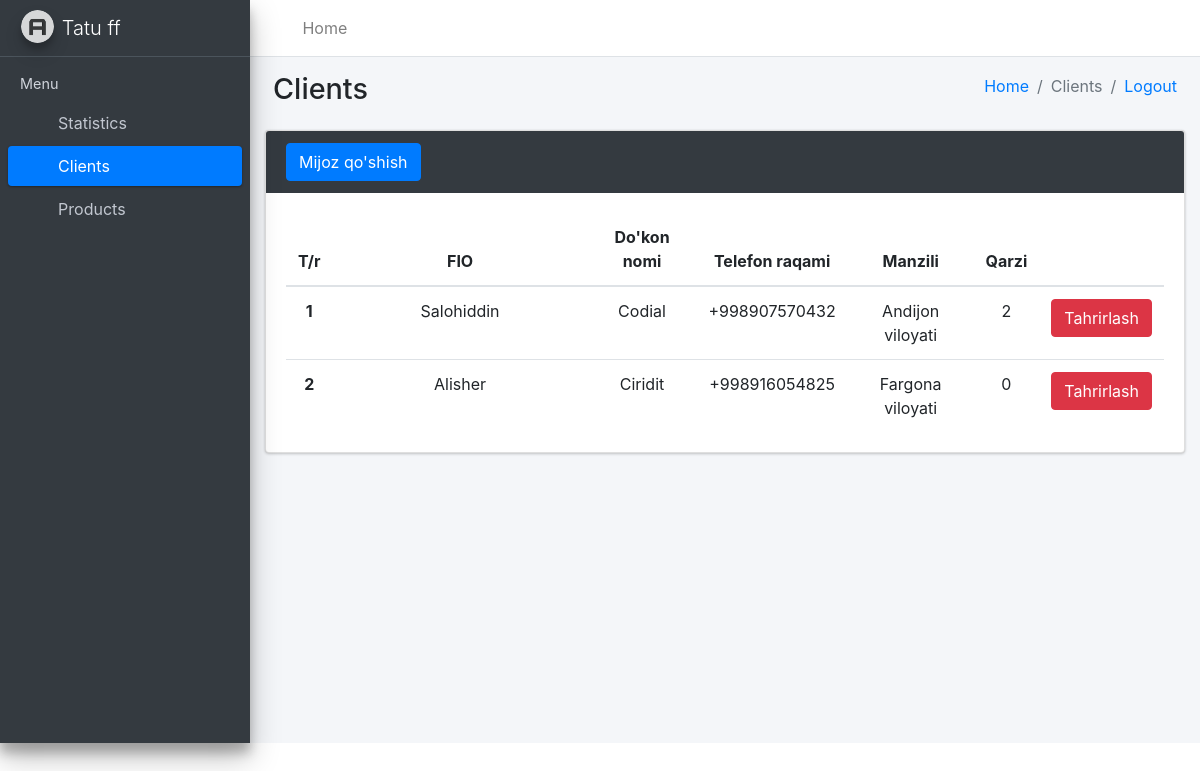
The page /asosiy/clientlar/ (signed in) on the database as committed earlier.
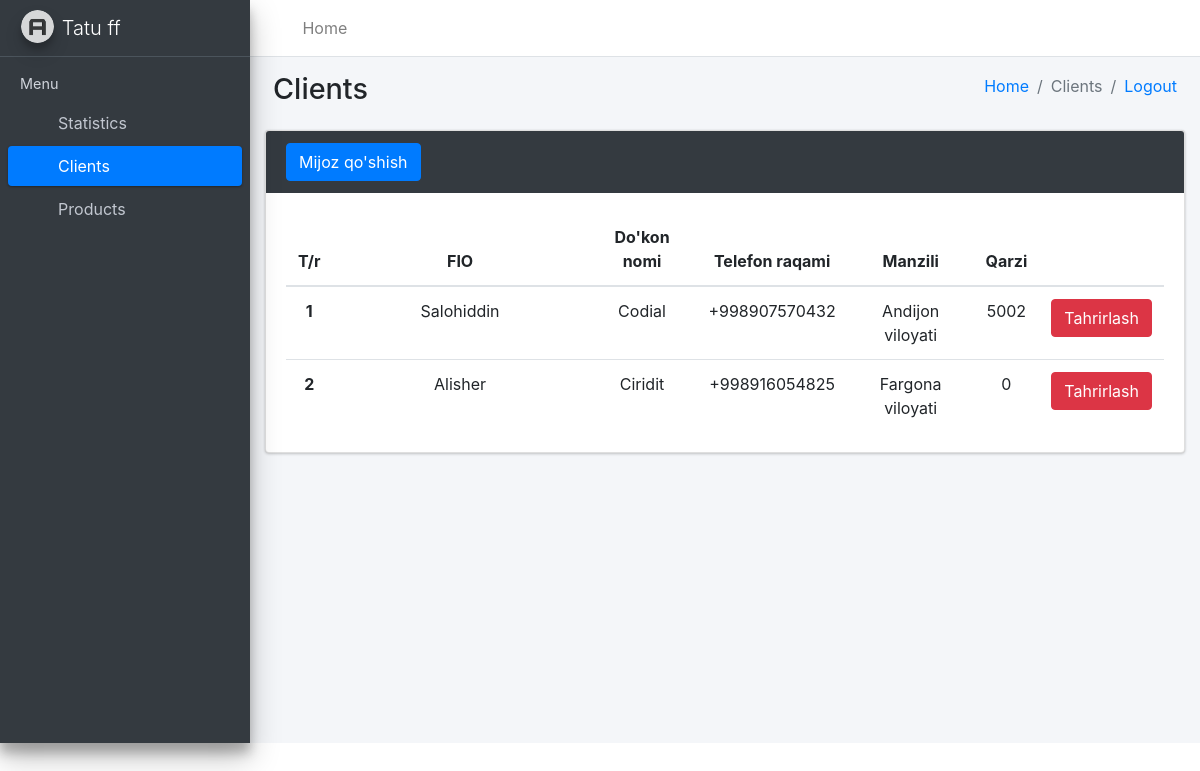
The same page on the database as committed later.
### accounts/models.py (models this page shows, shortened)
class Ombor(AbstractUser):
    ism = models.CharField(max_length=30, blank=True)
    nom = models.CharField(max_length=30, blank=True)
    manzil = models.CharField(max_length=30, blank=True)
    soha = models.CharField(max_length=30, blank=True)
    tel = models.CharField(max_length=30, blank=True)

### asosiy/models.py (models this page shows, shortened)
class Mijoz(models.Model):
    ism = models.CharField(max_length=30)
    nom = models.CharField(max_length=50)
    manzil = models.CharField(max_length=50)
    tel = models.CharField(max_length=15)
    ombor = models.ForeignKey(Ombor, on_delete=models.CASCADE)
    qarz = models.PositiveIntegerField(default=0)

### asosiy/views.py (the view, shortened to what this page needs)
# urls.py: path("clientlar/", MijozlarView.as_view()),
class MijozlarView(View):  # Vazifa 1
    def get(self, request):
        content = {
            "mijozlar": Mijoz.objects.filter(ombor=request.user),
            "nom": request.user.nom.capitalize()
        }
        return render(request, "clients.html", content)

### templates/clients.html (shortened to what the changed rows need)
<!DOCTYPE html>
<html lang="en">
<head>
    {% load static %}
  <link rel="stylesheet" href="{% static 'plugins/fontawesome-free/css/all.min.css' %}">
  <link rel="stylesheet" href="https://code.ionicframework.com/ionicons/2.0.1/css/ionicons.min.css">
  <link rel="stylesheet" href="{% static 'dist/css/adminlte.min.css' %}">
  <link rel="stylesheet" href="https://maxcdn.bootstrapcdn.com/bootstrap/4.5.2/css/bootstrap.min.css">
</head>
<body class="hold-transition sidebar-mini">
<div class="wrapper">
  <aside class="main-sidebar sidebar-dark-primary elevation-4">
    <a href="../index.html" class="brand-link">
      <img src="{% static 'dist/img/AdminLTELogo.png' %}" alt="AdminLTE Logo" class="brand-image img-circle elevation-3" style="opacity: .8">
      <span class="brand-text font-weight-light">{{ nom }}</span>
    </a>
  </aside>
  <div class="content-wrapper">
    <div class="content-header">
      <div class="container-fluid">
        <div class="row mb-2">
          <div class="col-sm-6">
            <h1 class="m-0">Clients</h1>
          </div>
        </div>
      </div>
    </div>
    <div class="col-md-12">
        <div class="card card-dark">
            <div class="card-body">
                <table class="table" style="text-align: center;">
                    <thead>
                        <tr>
                            <th scope="col" style="width: 15px">T/r</th>
                            <th scope="col" style="width: 255px; text-align: center;">FIO</th>
                            <th scope="col" style="text-align: center;">Do'kon nomi</th>
                            <th scope="col" style="text-align: center;">Telefon raqami</th>
                            <th scope="col" style="text-align: center;">Manzili</th>
                            <th scope="col" style="text-align: center;">Qarzi</th>
                            <th scope="col" style="text-align: center;"></th>
                        </tr>
                    </thead>
                    <tbody>
                    {% for mijoz in mijozlar %}
                        <tr>
                            <th scope="row">{{ forloop.counter }}</th>
                            <td>{{ mijoz.ism}}</td>
                            <td>{{ mijoz.nom }}</td>
                            <td>{{ mijoz.tel }}</td>
                            <td>{{ mijoz.manzil }}</td>
                            <td>{{ mijoz.qarz }}</td>
                            <td><a href="/asosiy/mijozlar_update/{{ mijoz.id }}/"><button type="submit" class="btn btn-danger" data-toggle="modal">Tahrirlash</button></a></td>
                        </tr>
                    {% endfor %}
                    </tbody>
                </table>
            </div>
        </div>
    </div>
</body>
</html>

Rows that differ between the two databases and show on the page:
changed Mijoz "Salohiddin": qarz "2" → "5002"
